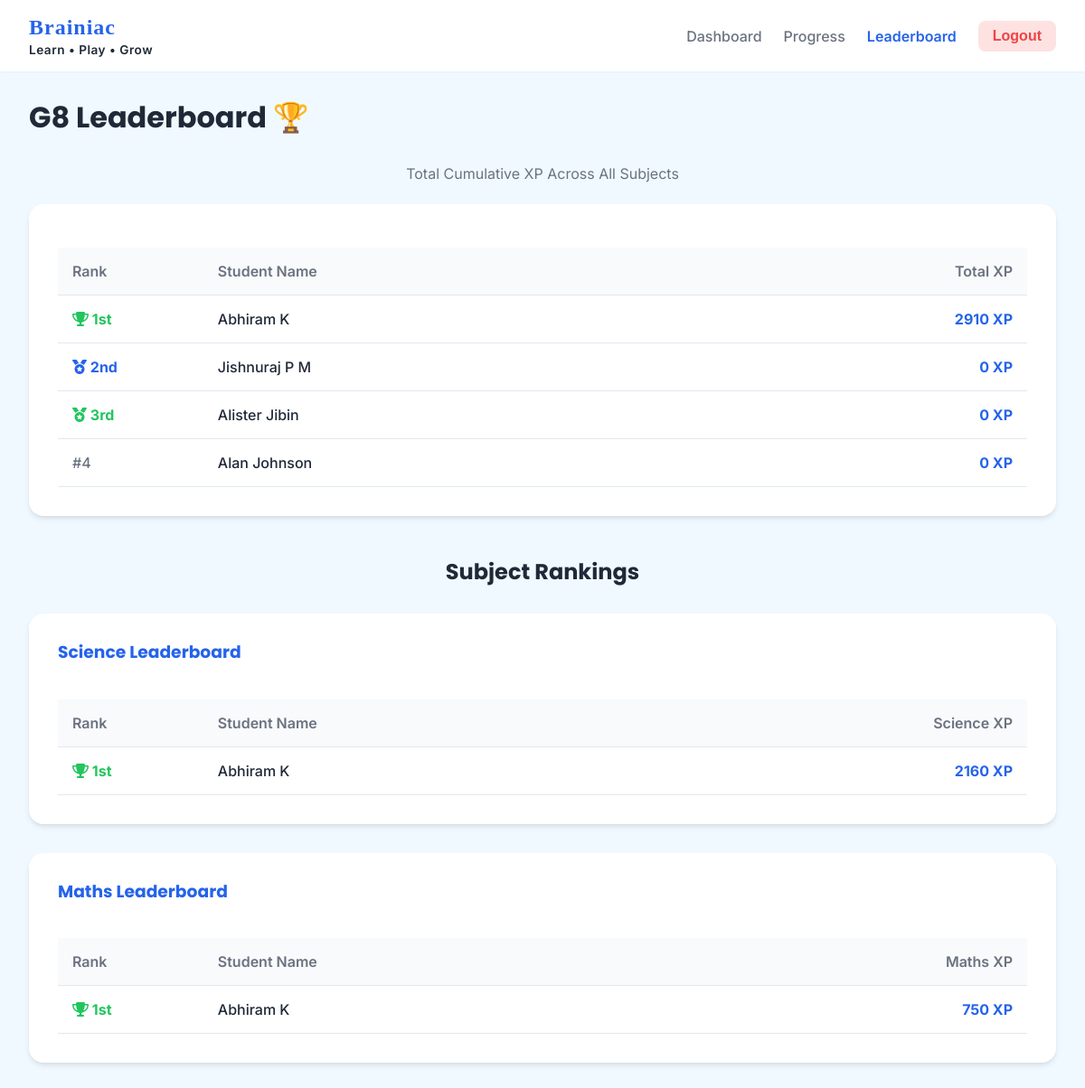
Screenshot of /leaderboard (signed in) with the database file from the repository.
### tables this page shows
CREATE TABLE users(
id INTEGER PRIMARY KEY AUTOINCREMENT,
username TEXT,
password TEXT,
role TEXT,
name TEXT,
subject TEXT
);

### app.py (the view)
@app.route("/leaderboard")
def leaderboard():
    if "name" not in session or session.get("role") != "student":
        return redirect("/")
    username = session.get("username", "")
    grade = username.split('-')[0] if '-' in username else "Student"
    grade_prefix = grade + "-%"
    conn = sqlite3.connect("database.db")
    cursor = conn.cursor()
    cursor.execute("""
        SELECT u.name, COALESCE(SUM(s.score), 0) as total_score
        FROM users u
        LEFT JOIN scores s ON u.username = s.username
        WHERE u.role = 'student' AND u.username LIKE ?
        GROUP BY u.id, u.name
        ORDER BY total_score DESC
    """, (grade_prefix,))
    leaderboard_data = cursor.fetchall()
    cursor.execute("""
        SELECT s.subject, u.name, SUM(s.score) as subject_score
        FROM users u
        JOIN scores s ON u.username = s.username
        WHERE u.role = 'student' AND u.username LIKE ?
        GROUP BY s.subject, u.id, u.name
        ORDER BY
            CASE s.subject
                WHEN 'Science' THEN 1
                WHEN 'Technology' THEN 2
                WHEN 'Engineering' THEN 3
                WHEN 'Maths' THEN 4
                ELSE 5
            END,
            subject_score DESC
    """, (grade_prefix,))
    raw_subject_scores = cursor.fetchall()
    conn.close()
    subject_leaderboards = {}
    for row in raw_subject_scores:
        subj = row[0]
        name = row[1]
        score = row[2]
        if subj not in subject_leaderboards:
            subject_leaderboards[subj] = []
        subject_leaderboards[subj].append((name, score))
    return render_template("leaderboard.html", leaderboard=leaderboard_data, subject_leaderboards=subject_leaderboards, grade=grade)

### app.py (called while the page is built)
@app.context_processor
def inject_mastery():
    if session.get("role") == "student" and "username" in session:
        return get_student_mastery_data(session["username"])
    return {}

### templates/leaderboard.html (shortened to what this page needs)
<!DOCTYPE html>
<html lang="en">
<head>
    <link rel="stylesheet" href="/static/style.css">
    <link rel="stylesheet" href="https://cdnjs.cloudflare.com/ajax/libs/font-awesome/6.4.0/css/all.min.css">
</head>
<body>
    <nav class="navbar">
        <div style="display: flex; flex-direction: column;">
            <h2 style="margin: 0;">Brainiac</h2>
            <p style="font-weight: 600; color: #1F2937; font-size: 0.85rem; margin-top: 0.15rem; letter-spacing: 0.5px;">Learn • Play • Grow</p>
        </div>
        <ul style="list-style: none; display: flex; gap: 1.5rem; margin: 0; padding: 0; align-items: center;">
            <li><a href="/student">Dashboard</a></li>
            <li><a href="/student/progress">Progress</a></li>
            <li><a href="/leaderboard" class="active" style="font-weight:600; color:var(--primary);">Leaderboard</a></li>
            <li><button class="btn-logout" onclick="window.location.href='/logout'">Logout</button></li>
        </ul>
    </nav>
    <main class="main">
        <h1 class="page-header">{{ grade }} Leaderboard 🏆</h1>
        <p class="text-muted" style="text-align: center; margin-bottom: 1.5rem;">Total Cumulative XP Across All Subjects</p>
        <div class="card" style="margin-top: 1rem;">
            {% if leaderboard and leaderboard|length > 0 %}
            <div class="table-container">
                <table class="leaderboard-table">
                    <thead>
                        <tr>
                            <th style="width: 15%;">Rank</th>
                            <th style="width: 60%;">Student Name</th>
                            <th style="width: 25%; text-align: right;">Total XP</th>
                        </tr>
                    </thead>
                    <tbody>
                        {% for student in leaderboard %}
                        <tr>
                            <td>
                                {% if loop.index == 1 %}
                                <span class="rank-1"><i class="fa-solid fa-trophy"></i> 1st</span>
                                {% elif loop.index == 2 %}
                                <span class="rank-2"><i class="fa-solid fa-medal"></i> 2nd</span>
                                {% elif loop.index == 3 %}
                                <span class="rank-3"><i class="fa-solid fa-medal"></i> 3rd</span>
                                {% else %}
                                <span style="color: var(--text-muted); font-weight: 500;">#{{ loop.index }}</span>
                                {% endif %}
                            </td>
                            <td style="font-weight: 500;">{{ student[0] }}</td>
                            <td style="text-align: right; font-weight: 700; color: var(--primary);">{{ student[1] }} XP</td>
                        </tr>
                        {% endfor %}
                    </tbody>
                </table>
            </div>
            {% endif %}
        </div>
        {% if subject_leaderboards and subject_leaderboards|length > 0 %}
        <h2 style="margin-top: 3rem; margin-bottom: 0.5rem; color: var(--text-main); text-align: center;">Subject Rankings</h2>
        {% for subject, rankings in subject_leaderboards.items() %}
        <div class="card" style="margin-top: 2rem;">
            <h3 style="margin-bottom: 1.5rem; color: var(--primary);">{{ subject }} Leaderboard</h3>
            <div class="table-container">
                <table class="leaderboard-table">
                    <thead>
                        <tr>
                            <th style="width: 15%;">Rank</th>
                            <th style="width: 60%;">Student Name</th>
                            <th style="width: 25%; text-align: right;">{{ subject }} XP</th>
                        </tr>
                    </thead>
                    <tbody>
                        {% for student in rankings %}
                        <tr>
                            <td>
                                {% if loop.index == 1 %}
                                <span class="rank-1"><i class="fa-solid fa-trophy"></i> 1st</span>
                                {% elif loop.index == 2 %}
                                <span class="rank-2"><i class="fa-solid fa-medal"></i> 2nd</span>
                                {% elif loop.index == 3 %}
                                <span class="rank-3"><i class="fa-solid fa-medal"></i> 3rd</span>
                                {% else %}
                                <span style="color: var(--text-muted); font-weight: 500;">#{{ loop.index }}</span>
                                {% endif %}
                            </td>
                            <td style="font-weight: 500;">{{ student[0] }}</td>
                            <td style="text-align: right; font-weight: 700; color: var(--primary);">{{ student[1] }} XP</td>
                        </tr>
                        {% endfor %}
                    </tbody>
                </table>
            </div>
        </div>
        {% endfor %}
        {% endif %}
    </main>
</body>
</html>

### static/style.css (style rules this page uses)
:root { --primary: #2563EB; --primary-hover: #1d4ed8; --secondary: #93C5FD; --accent: #22C55E; --bg-gradient-start: #F0F9FF; --bg-gradient-end: #F0F9FF; --surface: #FFFFFF; --surface-hover: #f8fafc; --text-main: #1F2937; --text-muted: #6b7280; --border: #e2e8f0; --shadow-sm: 0 1px 2px 0 rgba(46, 46, 46, 0.05); --shadow-md: 0 4px 6px -1px rgba(46, 46, 46, 0.1), 0 2px 4px -2px rgba(46, 46, 46, 0.1); --shadow-lg: 0 10px 15px -3px rgba(46, 46, 46, 0.1), 0 4px 6px -4px rgba(46, 46, 46, 0.1); --radius-md: 0.5rem; --radius-lg: 1rem; --radius-full: 9999px; --transition: all 0.2s cubic-bezier(0.4, 0, 0.2, 1); }
* { box-sizing: border-box; margin: 0; padding: 0; }
body { font-family: 'Inter', sans-serif; color: var(--text-main); background: linear-gradient(135deg, var(--bg-gradient-start), var(--bg-gradient-end)); min-height: 100vh; display: flex; flex-direction: column; }
h1, h2, h3, h4 { font-family: 'Poppins', sans-serif; font-weight: 700; line-height: 1.2; }
.text-muted { color: var(--text-muted); }
button { width: 100%; background: var(--primary); color: var(--text-main); border: none; padding: 0.75rem 1.5rem; border-radius: var(--radius-md); font-size: 1rem; font-weight: 600; cursor: pointer; transition: var(--transition); }
.card { background: var(--surface); border-radius: var(--radius-lg); box-shadow: var(--shadow-md); padding: 2rem; transition: var(--transition); }
.navbar { display: flex; justify-content: space-between; align-items: center; padding: 1rem 2rem; background: var(--surface); box-shadow: var(--shadow-sm); position: sticky; top: 0; z-index: 10; }
.navbar h2 { color: var(--primary); font-size: 1.5rem; font-family: 'Magneto', cursive; display: flex; align-items: center; gap: 0.5rem; letter-spacing: 1px; }
.navbar ul { list-style: none; display: flex; gap: 2rem; align-items: center; }
.navbar li a { text-decoration: none; color: var(--text-muted); font-weight: 500; transition: var(--transition); }
.navbar li a:hover, .navbar li a.active { color: var(--primary); }
.btn-logout { background: #fee2e2; color: #ef4444; padding: 0.5rem 1rem; width: auto; }
.main { padding: 2rem; max-width: 1200px; margin: 0 auto; width: 100%; flex-grow: 1; }
.page-header { color: var(--text-main); margin-bottom: 2rem; }
.table-container { overflow-x: auto; }
table { width: 100%; border-collapse: collapse; margin-top: 1rem; }
th, td { padding: 1rem; text-align: left; border-bottom: 1px solid var(--border); }
th { font-weight: 600; color: var(--text-muted); background: var(--surface-hover); border-bottom: 2px solid var(--border); }

### templates/leaderboard.html (style rules this page uses)
.leaderboard-table { width: 100%; border-collapse: collapse; text-align: left; }
.leaderboard-table th, .leaderboard-table td { padding: 1rem; border-bottom: 1px solid var(--border); }
.leaderboard-table th { font-weight: 600; color: var(--text-muted); }
.rank-1 { color: #22C55E; font-weight: bold; }
.rank-2 { color: #2563EB; font-weight: bold; }
.rank-3 { color: #22C55E; font-weight: bold; }

### rows the page displays
users: shows "1st", name "Abhiram K", student "2910", student "2160", student "750"
users: shows "2nd", name "Jishnuraj P M", student "0"
users: shows "3rd", name "Alister Jibin", student "0"
users: name "Alan Johnson", student "0"

### other values shown
{{ grade }} "G8"
{{ subject }} "Science" "Maths"
